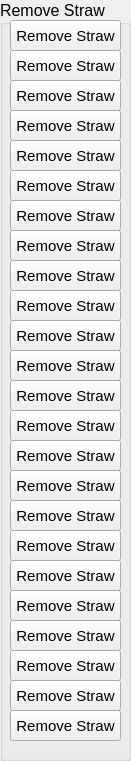
  <widget class="QGroupBox" name="groupBox_4">
   <property name="geometry">
    <rect>
     <x>340</x>
     <y>120</y>
     <width>131</width>
     <height>761</height>
    </rect>
   </property>
   <property name="font">
    <font>
     <pointsize>12</pointsize>
    </font>
   </property>
   <property name="title">
    <string>Remove Straw</string>
   </property>
   <widget class="QPushButton" name="remove_1">
    <property name="geometry">
     <rect>
      <x>10</x>
      <y>20</y>
      <width>111</width>
      <height>31</height>
     </rect>
    </property>
    <property name="font">
     <font>
      <pointsize>11</pointsize>
     </font>
    </property>
    <property name="text">
     <string>Remove Straw</string>
    </property>
    <attribute name="buttonGroup">
     <string notr="true">removeButtons</string>
    </attribute>
   </widget>
   <widget class="QPushButton" name="remove_2">
    <property name="geometry">
     <rect>
      <x>10</x>
      <y>50</y>
      <width>111</width>
      <height>31</height>
     </rect>
    </property>
    <property name="font">
     <font>
      <pointsize>11</pointsize>
     </font>
    </property>
    <property name="text">
     <string>Remove Straw</string>
    </property>
    <attribute name="buttonGroup">
     <string notr="true">removeButtons</string>
    </attribute>
   </widget>
   <widget class="QPushButton" name="remove_3">
    <property name="geometry">
     <rect>
      <x>10</x>
      <y>80</y>
      <width>111</width>
      <height>31</height>
     </rect>
    </property>
    <property name="font">
     <font>
      <pointsize>11</pointsize>
     </font>
    </property>
    <property name="text">
     <string>Remove Straw</string>
    </property>
    <attribute name="buttonGroup">
     <string notr="true">removeButtons</string>
    </attribute>
   </widget>
   <widget class="QPushButton" name="remove_4">
    <property name="geometry">
     <rect>
      <x>10</x>
      <y>110</y>
      <width>111</width>
      <height>31</height>
     </rect>
    </property>
    <property name="font">
     <font>
      <pointsize>11</pointsize>
     </font>
    </property>
    <property name="text">
     <string>Remove Straw</string>
    </property>
    <attribute name="buttonGroup">
     <string notr="true">removeButtons</string>
    </attribute>
   </widget>
   <widget class="QPushButton" name="remove_5">
    <property name="geometry">
     <rect>
      <x>10</x>
      <y>140</y>
      <width>111</width>
      <height>31</height>
     </rect>
    </property>
    <property name="font">
     <font>
      <pointsize>11</pointsize>
     </font>
    </property>
    <property name="text">
     <string>Remove Straw</string>
    </property>
    <attribute name="buttonGroup">
     <string notr="true">removeButtons</string>
    </attribute>
   </widget>
   <widget class="QPushButton" name="remove_6">
    <property name="geometry">
     <rect>
      <x>10</x>
      <y>170</y>
      <width>111</width>
      <height>31</height>
     </rect>
    </property>
    <property name="font">
     <font>
      <pointsize>11</pointsize>
     </font>
    </property>
    <property name="text">
     <string>Remove Straw</string>
    </property>
    <attribute name="buttonGroup">
     <string notr="true">removeButtons</string>
    </attribute>
   </widget>
   <widget class="QPushButton" name="remove_7">
    <property name="geometry">
     <rect>
      <x>10</x>
      <y>200</y>
      <width>111</width>
      <height>31</height>
     </rect>
    </property>
    <property name="font">
     <font>
      <pointsize>11</pointsize>
     </font>
    </property>
    <property name="text">
     <string>Remove Straw</string>
    </property>
    <attribute name="buttonGroup">
     <string notr="true">removeButtons</string>
    </attribute>
   </widget>
   <widget class="QPushButton" name="remove_8">
    <property name="geometry">
     <rect>
      <x>10</x>
      <y>230</y>
      <width>111</width>
      <height>31</height>
     </rect>
    </property>
    <property name="font">
     <font>
      <pointsize>11</pointsize>
     </font>
    </property>
    <property name="text">
     <string>Remove Straw</string>
    </property>
    <attribute name="buttonGroup">
     <string notr="true">removeButtons</string>
    </attribute>
   </widget>
   <widget class="QPushButton" name="remove_9">
    <property name="geometry">
     <rect>
      <x>10</x>
      <y>260</y>
      <width>111</width>
      <height>31</height>
     </rect>
    </property>
    <property name="font">
     <font>
      <pointsize>11</pointsize>
     </font>
    </property>
    <property name="text">
     <string>Remove Straw</string>
    </property>
    <attribute name="buttonGroup">
     <string notr="true">removeButtons</string>
    </attribute>
   </widget>
   <widget class="QPushButton" name="remove_10">
    <property name="geometry">
     <rect>
      <x>10</x>
      <y>290</y>
      <width>111</width>
      <height>31</height>
     </rect>
    </property>
    <property name="font">
     <font>
      <pointsize>11</pointsize>
     </font>
    </property>
    <property name="text">
     <string>Remove Straw</string>
    </property>
    <attribute name="buttonGroup">
     <string notr="true">removeButtons</string>
    </attribute>
   </widget>
   <widget class="QPushButton" name="remove_11">
    <property name="geometry">
     <rect>
      <x>10</x>
      <y>320</y>
      <width>111</width>
      <height>31</height>
     </rect>
    </property>
    <property name="font">
     <font>
      <pointsize>11</pointsize>
     </font>
    </property>
    <property name="text">
     <string>Remove Straw</string>
    </property>
    <attribute name="buttonGroup">
     <string notr="true">removeButtons</string>
    </attribute>
   </widget>
   <widget class="QPushButton" name="remove_12">
    <property name="geometry">
     <rect>
      <x>10</x>
      <y>350</y>
      <width>111</width>
      <height>31</height>
     </rect>
    </property>
    <property name="font">
     <font>
      <pointsize>11</pointsize>
     </font>
    </property>
    <property name="text">
     <string>Remove Straw</string>
    </property>
    <attribute name="buttonGroup">
     <string notr="true">removeButtons</string>
    </attribute>
   </widget>
   <widget class="QPushButton" name="remove_13">
    <property name="geometry">
     <rect>
      <x>10</x>
      <y>380</y>
      <width>111</width>
      <height>31</height>
     </rect>
    </property>
    <property name="font">
     <font>
      <pointsize>11</pointsize>
     </font>
    </property>
    <property name="text">
     <string>Remove Straw</string>
    </property>
    <attribute name="buttonGroup">
     <string notr="true">removeButtons</string>
    </attribute>
   </widget>
   <widget class="QPushButton" name="remove_14">
    <property name="geometry">
     <rect>
      <x>10</x>
      <y>410</y>
      <width>111</width>
      <height>31</height>
     </rect>
    </property>
    <property name="font">
     <font>
      <pointsize>11</pointsize>
     </font>
    </property>
    <property name="text">
     <string>Remove Straw</string>
    </property>
    <attribute name="buttonGroup">
     <string notr="true">removeButtons</string>
    </attribute>
   </widget>
   <widget class="QPushButton" name="remove_15">
    <property name="geometry">
     <rect>
      <x>10</x>
      <y>440</y>
      <width>111</width>
      <height>31</height>
     </rect>
    </property>
    <property name="font">
     <font>
      <pointsize>11</pointsize>
     </font>
    </property>
    <property name="text">
     <string>Remove Straw</string>
    </property>
    <attribute name="buttonGroup">
     <string notr="true">removeButtons</string>
    </attribute>
   </widget>
   <widget class="QPushButton" name="remove_16">
    <property name="geometry">
     <rect>
      <x>10</x>
      <y>470</y>
      <width>111</width>
      <height>31</height>
     </rect>
    </property>
    <property name="font">
     <font>
      <pointsize>11</pointsize>
     </font>
    </property>
    <property name="text">
     <string>Remove Straw</string>
    </property>
    <attribute name="buttonGroup">
     <string notr="true">removeButtons</string>
    </attribute>
   </widget>
   <widget class="QPushButton" name="remove_17">
    <property name="geometry">
     <rect>
      <x>10</x>
      <y>500</y>
      <width>111</width>
      <height>31</height>
     </rect>
    </property>
    <property name="font">
     <font>
      <pointsize>11</pointsize>
     </font>
    </property>
    <property name="text">
     <string>Remove Straw</string>
    </property>
    <attribute name="buttonGroup">
     <string notr="true">removeButtons</string>
    </attribute>
   </widget>
   <widget class="QPushButton" name="remove_18">
    <property name="geometry">
     <rect>
      <x>10</x>
      <y>530</y>
      <width>111</width>
      <height>31</height>
     </rect>
    </property>
    <property name="font">
     <font>
      <pointsize>11</pointsize>
     </font>
    </property>
    <property name="text">
     <string>Remove Straw</string>
    </property>
    <attribute name="buttonGroup">
     <string notr="true">removeButtons</string>
    </attribute>
   </widget>
   <widget class="QPushButton" name="remove_19">
    <property name="geometry">
     <rect>
      <x>10</x>
      <y>560</y>
      <width>111</width>
      <height>31</height>
     </rect>
    </property>
    <property name="font">
     <font>
      <pointsize>11</pointsize>
     </font>
    </property>
    <property name="text">
     <string>Remove Straw</string>
    </property>
    <attribute name="buttonGroup">
     <string notr="true">removeButtons</string>
    </attribute>
   </widget>
   <widget class="QPushButton" name="remove_20">
    <property name="geometry">
     <rect>
      <x>10</x>
      <y>590</y>
      <width>111</width>
      <height>31</height>
     </rect>
    </property>
    <property name="font">
     <font>
      <pointsize>11</pointsize>
     </font>
    </property>
    <property name="text">
     <string>Remove Straw</string>
    </property>
    <attribute name="buttonGroup">
     <string notr="true">removeButtons</string>
    </attribute>
   </widget>
   <widget class="QPushButton" name="remove_21">
    <property name="geometry">
     <rect>
      <x>10</x>
      <y>620</y>
      <width>111</width>
      <height>31</height>
     </rect>
    </property>
    <property name="font">
     <font>
      <pointsize>11</pointsize>
     </font>
    </property>
    <property name="text">
     <string>Remove Straw</string>
    </property>
    <attribute name="buttonGroup">
     <string notr="true">removeButtons</string>
    </attribute>
   </widget>
   <widget class="QPushButton" name="remove_22">
    <property name="geometry">
     <rect>
      <x>10</x>
      <y>650</y>
      <width>111</width>
      <height>31</height>
     </rect>
    </property>
    <property name="font">
     <font>
      <pointsize>11</pointsize>
     </font>
    </property>
    <property name="text">
     <string>Remove Straw</string>
    </property>
    <attribute name="buttonGroup">
     <string notr="true">removeButtons</string>
    </attribute>
   </widget>
   <widget class="QPushButton" name="remove_23">
    <property name="geometry">
     <rect>
      <x>10</x>
      <y>680</y>
      <width>111</width>
      <height>31</height>
     </rect>
    </property>
    <property name="font">
     <font>
      <pointsize>11</pointsize>
     </font>
    </property>
    <property name="text">
     <string>Remove Straw</string>
    </property>
    <attribute name="buttonGroup">
     <string notr="true">removeButtons</string>
    </attribute>
   </widget>
   <widget class="QPushButton" name="remove_24">
    <property name="geometry">
     <rect>
      <x>10</x>
      <y>710</y>
      <width>111</width>
      <height>31</height>
     </rect>
    </property>
    <property name="font">
     <font>
      <pointsize>11</pointsize>
     </font>
    </property>
    <property name="text">
     <string>Remove Straw</string>
    </property>
    <attribute name="buttonGroup">
     <string notr="true">removeButtons</string>
    </attribute>
   </widget>
  </widget>
